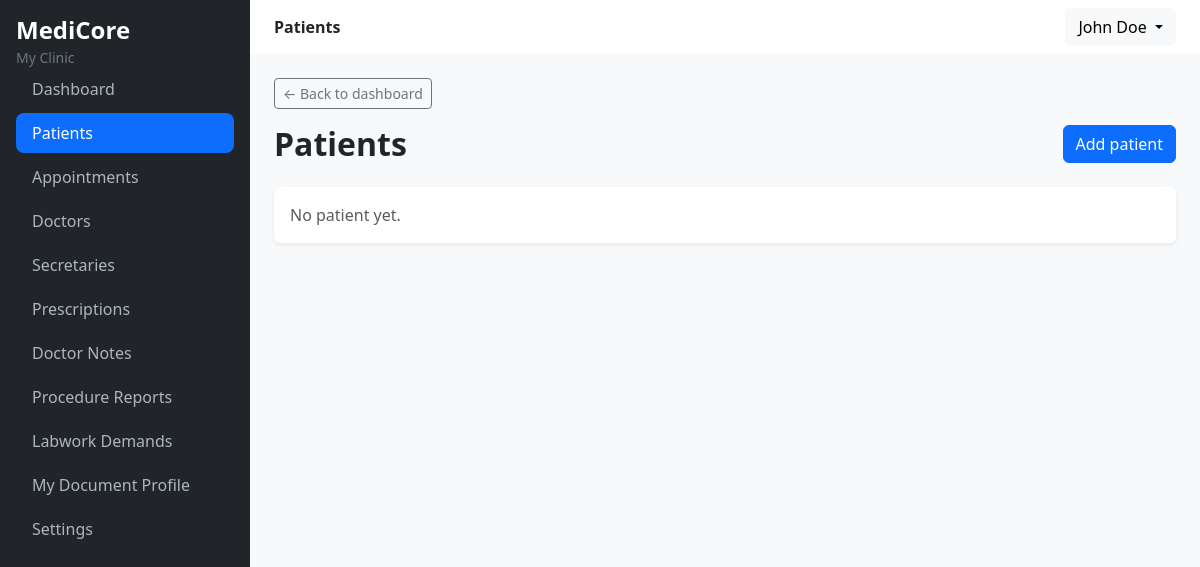
Page /patients/ (signed in) on the earlier database version.
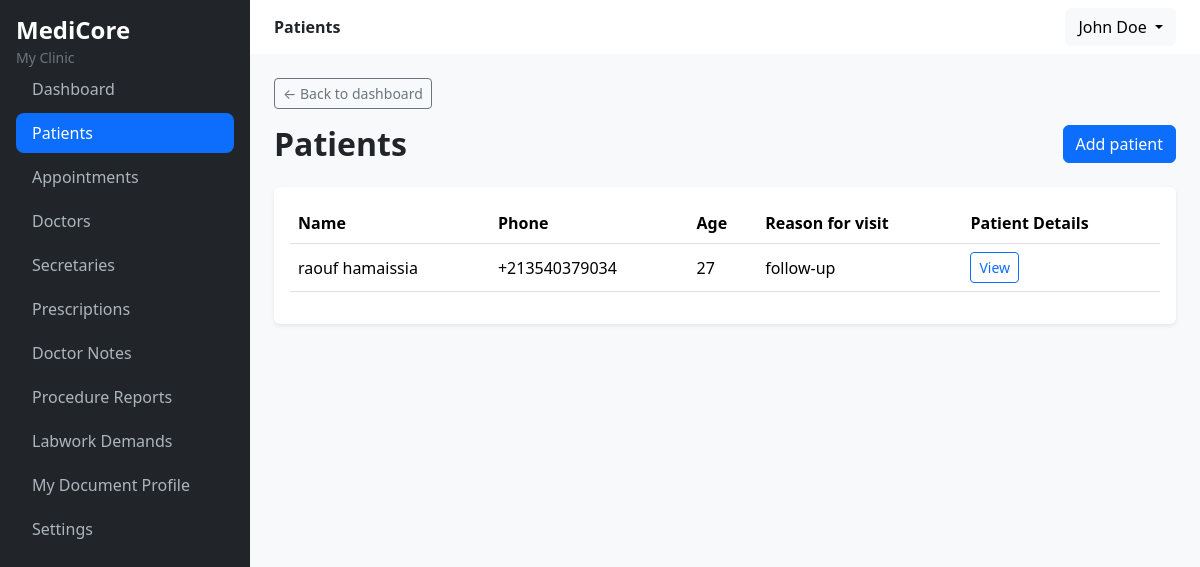
Same page on the later database version.
### accounts/models.py (models this page shows, shortened)
class User(AbstractUser):
    class Role(models.TextChoices):
        DOCTOR = "doctor", "Doctor"
        SECRETARY = "secretary", "Secretary"
    role = models.CharField(max_length=20, choices=Role.choices)
    username = None #type:ignore
    email = models.EmailField(unique=True)
    phone = PhoneNumberField(blank=True)
    clinic = models.ForeignKey("clinics.Clinic", on_delete=models.PROTECT, related_name="users",null=True, blank=True)
    is_clinic_admin = models.BooleanField(default=False)
    objects = UserManager()  #type:ignore
    USERNAME_FIELD = "email"
    REQUIRED_FIELDS = []

### clinics/models.py (models this page shows, shortened)
class Clinic(models.Model):
    name = models.CharField(max_length=200)
    phone = models.CharField(max_length=50, blank=True)
    address = models.TextField(blank=True)
    document_header = models.TextField(blank=True)
    document_footer = models.TextField(blank=True)
    created_at = models.DateTimeField(auto_now_add=True)
    updated_at = models.DateTimeField(auto_now=True)
    class Meta:
        ordering = ['name']

### patients/models.py (models this page shows, shortened)
class Patient(ClinicOwnedModel):
    first_name = models.CharField(max_length=150)
    last_name = models.CharField(max_length=150)
    date_of_birth = models.DateField(null=True, blank=True)
    approximate_age = models.PositiveSmallIntegerField(
        null=True, blank=True,
        help_text="Only used when exact date of birth isn't known/given"
    )
    phone = PhoneNumberField(unique=False, blank=True)
    address = models.TextField(blank=True)
    reason_for_visit = models.CharField(max_length=255, blank=True)
    class Meta:
        ordering = ['last_name', 'first_name']
    @property
    def age(self):
        if  self.date_of_birth:
            today = timezone.localdate()
            years = today.year - self.date_of_birth.year
            had_birthday_this_year = (today.month, today.day) >= (
                self.date_of_birth.month, self.date_of_birth.day
            )
            if not had_birthday_this_year:
                years -= 1
                return years
        return self.approximate_age

### patients/views.py (the view)
# urls.py: path("", views.patient_list, name="list"),
@login_required
def patient_list(request):
    clinic = _required_clinic(request)
    patients = PatientService.get_for_clinic(clinic)
    context = {"patients": patients}
    return render(request, "patients/list.html", context)

### core/context.py (called while the page is built)
def set_current_clinic(clinic):
    _current_clinic.set(clinic)

def clear_current_clinic():
    _current_clinic.set(None)

### core/managers.py (called while the page is built)
    def for_clinic(self, clinic):
        return ClinicQuerySet(self.model, using=self._db).filter(clinic=clinic)

### patients/services.py (called while the page is built)
    @staticmethod
    def get_for_clinic(clinic):
        return Patient.objects.for_clinic(clinic) #type:ignore

### patients/views.py (called while the page is built)
def _required_clinic(request):
    clinic = request.user.clinic
    if clinic is None:
        raise PermissionDenied("you must belong to a clinic to manage patients.")
    return clinic

### patients/templates/patients/list.html (shortened to what this page needs)
{% extends "core/base.html" %}
{% block page_title %}
    Patients
{% endblock page_title %}
{% block content %}
{% url 'core:dashboard' as back_url %}
    {% include "core/partials/back_button.html" with back_url=back_url back_label="Back to dashboard" %}
    <div class="d-flex justify-content-between align-items-center mb-4">
        <h2 class="fw-bold mb-0">Patients</h2>
        <a href="{% url "patients:add" %}" class="btn btn-primary"> Add patient</a>
    </div>
    <div class="card border-0 shadow-sm">
        <div class="card-body">
            {% if patients %}
                <table class="table align-middle">
                    <thead>
                        <tr>
                            <th>Name</th>
                            <th>Phone</th>
                            <th>Age</th>
                            <th>Reason for visit</th>
                            <th>Patient Details</th>
                        </tr>
                    </thead>
                    <tbody>
                        {% for patient in patients %}
                            <tr>
                                <td>{{ patient.first_name }} {{ patient.last_name }}</td>
                                <td>{{ patient.phone|default:"-" }}</td>
                                <td>{{ patient.age|default:"-" }}</td>
                                <td>{{ patient.reason_for_visit|default:"-" }}</td>
                                <td>
                                <a href="{% url 'patients:detail' patient.pk %}" class="btn btn-sm btn-outline-primary">
                                    View
                                </a>
                            </td>
                            </tr>
                        {% endfor %}
                    </tbody>
                </table>
            {% else %}
                <p class="text-muted mb-0">No patient yet.</p>
            {% endif %}
        </div>
    </div>
{% endblock content %}

### core/templates/core/base.html (shortened to what this page needs)
<!DOCTYPE html>
<html lang="en">
<head>
    <link
        href="https://cdn.jsdelivr.net/npm/bootstrap@5.3.3/dist/css/bootstrap.min.css"
        rel="stylesheet"
    >
</head>
<body>
    <div class="d-flex">
         <aside class="sidebar bg-dark p-3">
            <div class mb-4>
                <h4 class="text-white fw-bold mb-0">MediCore</h4>
                {% if request.user.clinic %}
                    <small class="text-secondary">
                        {{ request.user.clinic.name }}
                    </small>
                {% endif %}
            </div>
            <nav>
                <ul class="nav flex-column">
                    <li class="nav-item">
                        <a href="{% url "core:dashboard" %}" class="nav-link {% if request.resolver_match.view_name == 'core:dashboard' %}active{% endif %}">
                            Dashboard
                        </a>
                    </li>
                    <li class="nav-item">
                        <a href="{% url "patients:list" %}" class="nav-link {% if request.resolver_match.view_name == 'patients:list' or request.resolver_match.view_name == 'patients:add' %}active{% endif %}">
                            Patients
                        </a>
                    </li>
                    <li class="nav-item">
                        <a href="{% url "appointments:day" %}" class="nav-link {% if request.resolver_match.app_name == 'appointments' %}active{% endif %}">
                            Appointments
                        </a>
                    </li>
                    <li class="nav-item">
                        <a href="{% url "clinics:doctor_list" %}" class="nav-link {% if request.resolver_match.view_name == 'clinics:doctor_list' or request.resolver_match.view_name == 'clinics:doctor_add' %}active{% endif %}">
                            Doctors
                        </a>
                    </li>
                    <li class="nav-item">
                        <a href="{% url "clinics:secretary_list" %}" class="nav-link {% if request.resolver_match.view_name == 'clinics:secretary_list' or request.resolver_match.view_name == 'clinics:secretary_add' %}active{% endif %}">
                            Secretaries
                        </a>
                    </li>
                    <li class="nav-item">
                        <a href="{% url "records:prescription_list" %}" class="nav-link ">
                            Prescriptions
                        </a>
                    </li>
                    <li class="nav-item">
                        <a href="{% url "records:note_list" %}" class="nav-link ">
                            Doctor Notes
                        </a>
                    </li>
                    <li class="nav-item">
                        <a href="{% url "records:procedure_report_list" %}" class="nav-link ">
                            Procedure Reports
                        </a>
                    </li>
                    <li class="nav-item">
                        <a href="{% url "records:labwork_demand_list" %}" class="nav-link ">
                            Labwork Demands
                        </a>
                    </li>
                    {% if request.user.role == "doctor" %}
                        <li class="nav-item">
                            <a href="{% url "records:edit_document_profile" %}" class="nav-link {% if request.resolver_match.view_name == 'records:edit_document_profile' %}active{% endif %}">
                                My Document Profile
                            </a>
                        </li>
                    {% endif %}
                    <li class="nav-item">
                        <a href="#" class="nav-link">
                            Settings
                        </a>
                    </li>
                </ul>
            </nav>
         </aside>
          <main class="main-content flex-grow-1">
                 <nav class="navbar bg-white boarder-bottom px-4">
                    <div>
                        <span class="fw-semibold">
                            {% block page_title %}{% endblock page_title %}
                        </span>
                    </div>
                    <div class="dropdown">
                        <button class="btn btn-light dropdown-toggle" type="button" data-bs-toggle="dropdown">
                            {{ request.user.get_full_name }}
                        </button>
                    </div>
                 </nav>
                  <div class="container-fluid p-4">
                    {% block content %}
                    {% endblock content %}
                  </div>
          </main>
    </div>
</body>
</html>

### core/templates/core/partials/back_button.html
<a href="{{ back_url }}" class="btn btn-sm btn-outline-secondary mb-3">
    ← {{ back_label|default:"Back" }}
</a>

### core/templates/core/base.html (style rules this page uses)
body { background-color: #f8f9fa; }
.sidebar { width: 250px; min-height: 100vh; }
.sidebar .nav-link { color: #adb5bd; border-radius: 8px; margin-bottom: 4px; }
.sidebar .nav-link:hover, .sidebar .nav-link.active { color: #fff; background-color: #0d6efd; }
.main-content { min-height: 100vh; }

Differences in the rows shown:
added Patient: first_name "raouf", last_name "hamaissia", phone "+213540379034", age "27", reason_for_visit "follow-up"
Other differences:
text no longer shown: "No patient yet."
text now shown: "Name Phone Age Reason for visit Patient Details"
